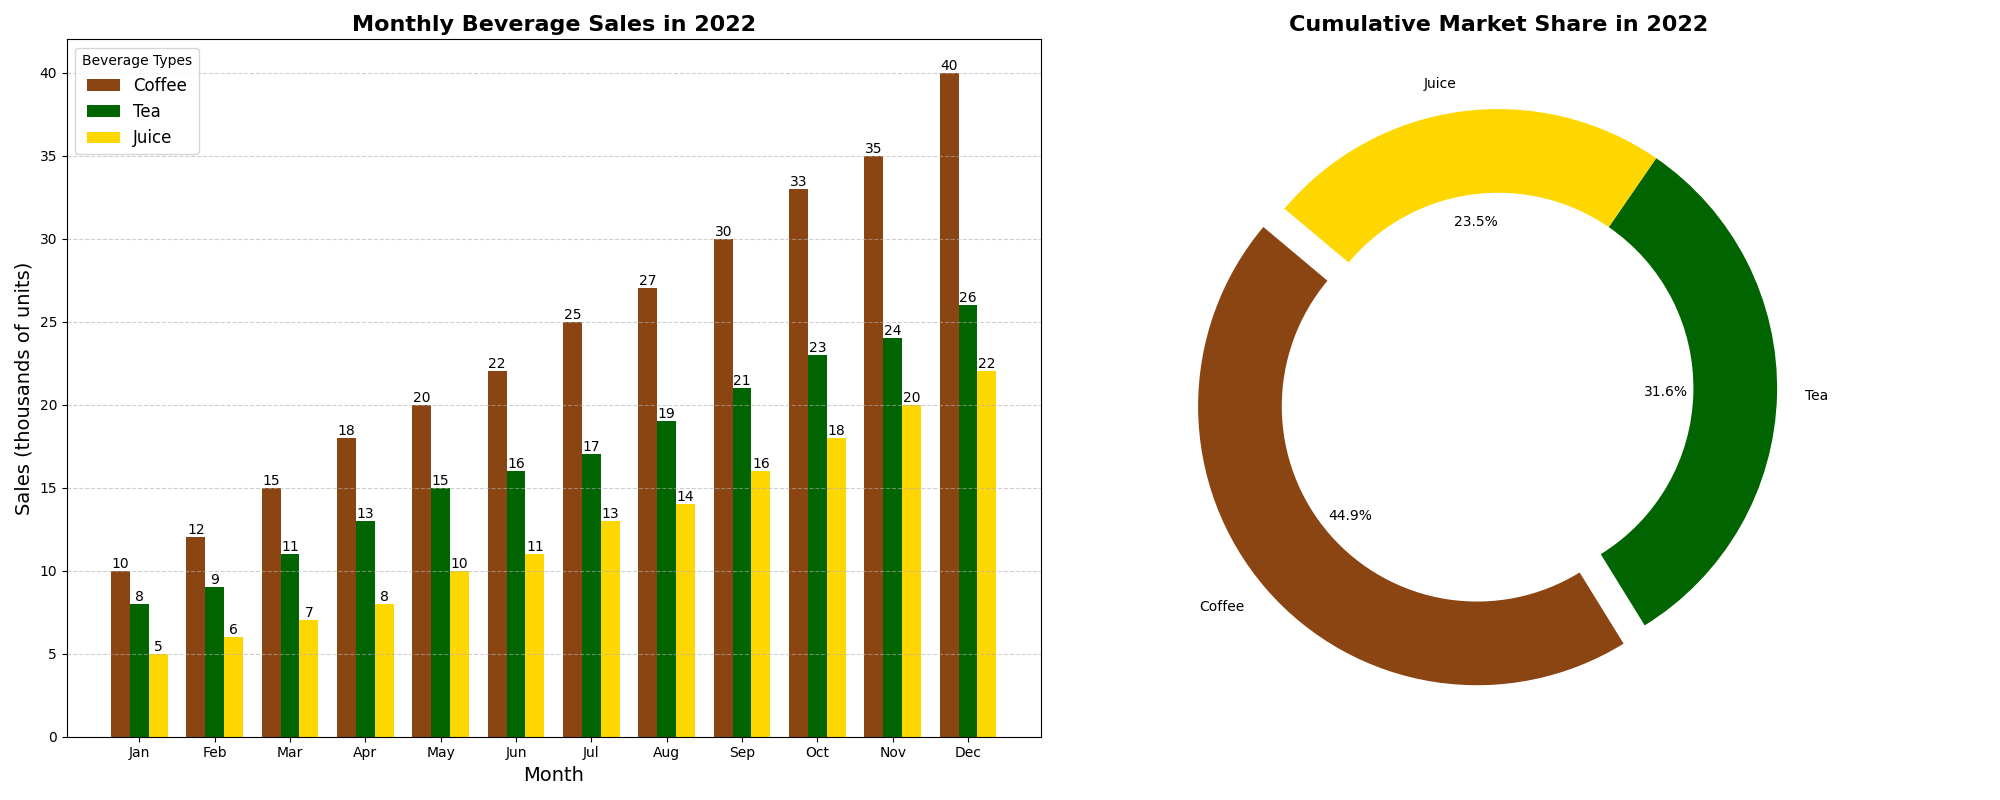

This chart was generated by the following Python code:
import matplotlib.pyplot as plt
import numpy as np

# Monthly sales data in thousands of units for each beverage category
months = np.arange(1, 13)
coffee_sales = np.array([10, 12, 15, 18, 20, 22, 25, 27, 30, 33, 35, 40])
tea_sales = np.array([8, 9, 11, 13, 15, 16, 17, 19, 21, 23, 24, 26])
juice_sales = np.array([5, 6, 7, 8, 10, 11, 13, 14, 16, 18, 20, 22])

# Calculate cumulative sales over the year for the second subplot
cumulative_sales = np.array([sum(coffee_sales), sum(tea_sales), sum(juice_sales)])
beverages = ['Coffee', 'Tea', 'Juice']
colors = ['#8B4513', '#006400', '#FFD700']

# Create a 1x2 subplot layout
fig, (ax1, ax2) = plt.subplots(1, 2, figsize=(20, 8))

# First subplot: Bar chart for monthly sales
width = 0.25  # Width of the bars
ax1.bar(months - width, coffee_sales, width=width, color='#8B4513', label='Coffee')
ax1.bar(months, tea_sales, width=width, color='#006400', label='Tea')
ax1.bar(months + width, juice_sales, width=width, color='#FFD700', label='Juice')

ax1.set_title('Monthly Beverage Sales in 2022', fontsize=16, fontweight='bold')
ax1.set_xlabel('Month', fontsize=14)
ax1.set_ylabel('Sales (thousands of units)', fontsize=14)
ax1.set_xticks(months)
ax1.set_xticklabels(['Jan', 'Feb', 'Mar', 'Apr', 'May', 'Jun', 'Jul', 'Aug', 'Sep', 'Oct', 'Nov', 'Dec'])
ax1.legend(loc='upper left', fontsize=12, title='Beverage Types')
ax1.grid(axis='y', linestyle='--', alpha=0.6)

# Annotate each bar with the sales value
for i in range(len(months)):
    ax1.text(months[i] - width, coffee_sales[i], str(coffee_sales[i]), ha='center', va='bottom', fontsize=10)
    ax1.text(months[i], tea_sales[i], str(tea_sales[i]), ha='center', va='bottom', fontsize=10)
    ax1.text(months[i] + width, juice_sales[i], str(juice_sales[i]), ha='center', va='bottom', fontsize=10)

# Second subplot: Donut chart for cumulative sales
ax2.pie(cumulative_sales, labels=beverages, colors=colors, autopct='%1.1f%%', startangle=140, 
        explode=(0.1, 0, 0), wedgeprops=dict(width=0.3))
ax2.set_title('Cumulative Market Share in 2022', fontsize=16, fontweight='bold')

# Automatically adjust the layout
plt.tight_layout()

# Show the plot
plt.show()
